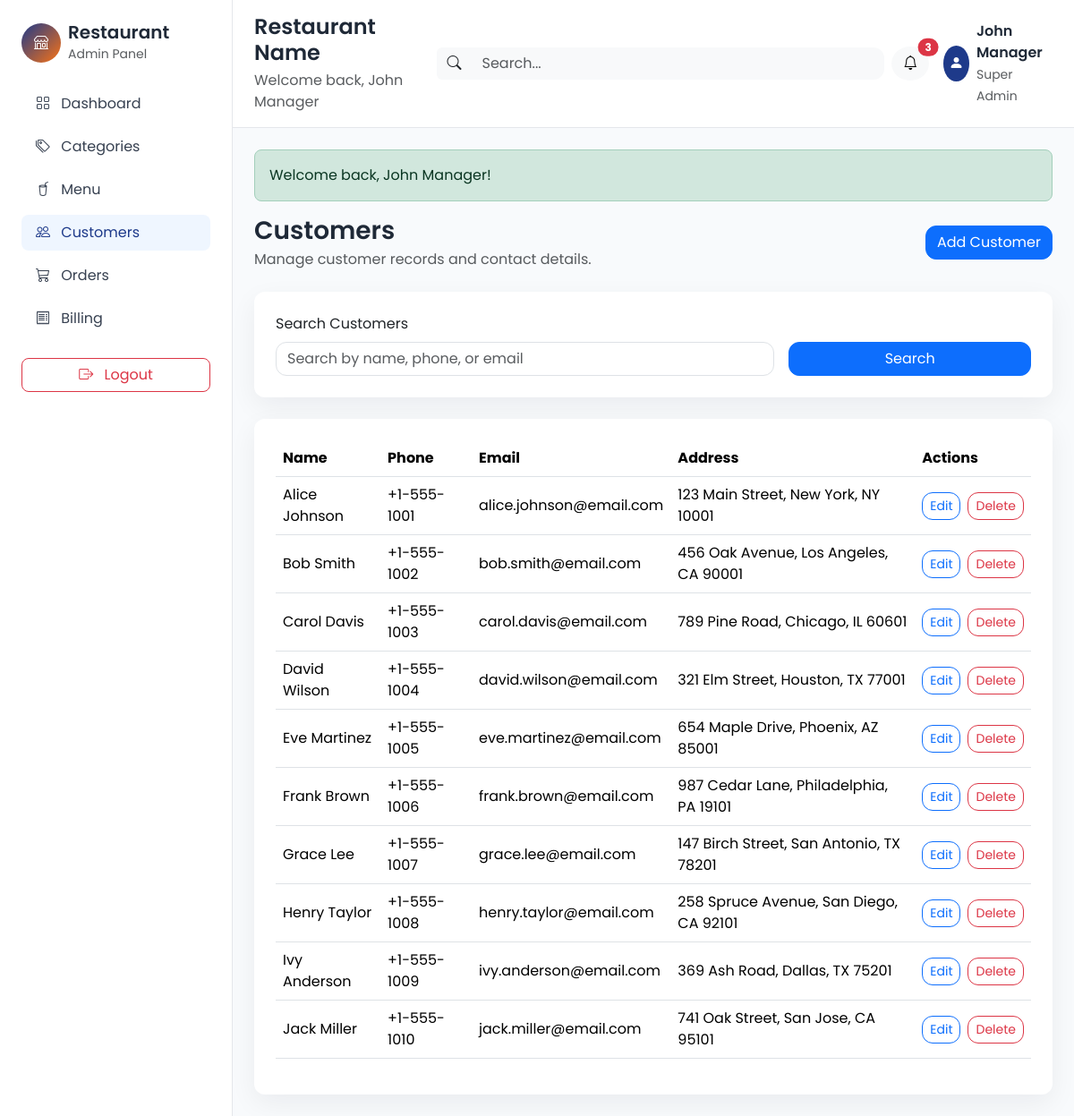
Page /pages/customers/view_customers.php (signed in) on the committed database.
### tables this page shows
CREATE TABLE IF NOT EXISTS customers (
    id INT AUTO_INCREMENT PRIMARY KEY,
    full_name VARCHAR(100) NOT NULL,
    phone VARCHAR(20) DEFAULT NULL,
    email VARCHAR(100) DEFAULT NULL,
    address TEXT DEFAULT NULL,
    created_at TIMESTAMP DEFAULT CURRENT_TIMESTAMP,
    updated_at TIMESTAMP DEFAULT CURRENT_TIMESTAMP ON UPDATE CURRENT_TIMESTAMP
);

### pages/customers/view_customers.php (the view, shortened to what this page needs)
<?php
require_once ROOT_PATH . 'includes/functions.php';
require_once ROOT_PATH . 'includes/header.php';
$searchTerm = trim($_GET['search'] ?? '');
$page = max(1, (int) ($_GET['page'] ?? 1));
$perPage = 10;
$connection = getDbConnection();
$offset = ($page - 1) * $perPage;
$listSql = 'SELECT id, full_name, phone, email, address, created_at FROM customers WHERE 1=1';
$listParams = [];
$listTypes = '';
$listSql .= ' ORDER BY created_at DESC LIMIT ? OFFSET ?';
$listParams[] = $perPage;
$listParams[] = $offset;
$listTypes .= 'ii';
$listStatement = $connection->prepare($listSql);
if (!empty($listParams)) {
    $listReferences = [];
    foreach ($listParams as &$value) {
        $listReferences[] = &$value;
    }
    array_unshift($listReferences, $listTypes);
    call_user_func_array([$listStatement, 'bind_param'], $listReferences);
}
$listStatement->execute();
$listResult = $listStatement->get_result();
$customers = $listResult->fetch_all(MYSQLI_ASSOC);
?>
<div class="d-flex flex-column flex-md-row justify-content-between align-items-md-center mb-4 gap-3">
    <div>
        <h3 class="fw-semibold mb-1">Customers</h3>
        <p class="text-muted mb-0">Manage customer records and contact details.</p>
    </div>
    <a href="<?php echo BASE_URL; ?>/pages/customers/add_customer.php" class="btn btn-primary">Add Customer</a>
</div>
<div class="card p-4 mb-4">
    <form method="GET" class="row g-3 align-items-end">
        <div class="col-12 col-md-8">
            <label class="form-label">Search Customers</label>
            <input type="text" name="search" class="form-control" placeholder="Search by name, phone, or email" value="<?php echo htmlspecialchars($searchTerm); ?>">
        </div>
        <div class="col-12 col-md-4">
            <button type="submit" class="btn btn-primary w-100">Search</button>
        </div>
    </form>
</div>
<div class="card p-4">
    <?php if (empty($customers)): ?>
        <?php echo renderEmptyState('No customers yet', 'Add your first customer record to get started.'); ?>
    <?php else: ?>
        <div class="table-responsive">
            <table class="table align-middle">
                <thead>
                    <tr class="text-muted">
                        <th>Name</th>
                        <th>Phone</th>
                        <th>Email</th>
                        <th>Address</th>
                        <th>Actions</th>
                    </tr>
                </thead>
                <tbody>
                    <?php foreach ($customers as $customer): ?>
                        <tr>
                            <td><?php echo htmlspecialchars($customer['full_name']); ?></td>
                            <td><?php echo htmlspecialchars($customer['phone'] ?? ''); ?></td>
                            <td><?php echo htmlspecialchars($customer['email'] ?? ''); ?></td>
                            <td><?php echo htmlspecialchars($customer['address'] ?? ''); ?></td>
                            <td>
                                <div class="d-flex gap-2">
                                    <a href="<?php echo BASE_URL; ?>/pages/customers/edit_customer.php?id=<?php echo (int) $customer['id']; ?>" class="btn btn-sm btn-outline-primary">Edit</a>
                                    <form method="POST" action="<?php echo BASE_URL; ?>/pages/customers/delete_customer.php" onsubmit="return confirm('Delete this customer?');">
                                        <button type="submit" class="btn btn-sm btn-outline-danger">Delete</button>
                                    </form>
                                </div>
                            </td>
                        </tr>
                    <?php endforeach; ?>
                </tbody>
            </table>
        </div>
    <?php endif; ?>
</div>
<?php require_once ROOT_PATH . 'includes/footer.php'; ?>

### assets/css/styles.css (style rules this page uses)
body { font-family: 'Poppins', sans-serif; background-color: #F8FAFC; color: #1F2937; }
.card { border: 0; border-radius: 12px; box-shadow: 0 10px 30px rgba(15, 23, 42, 0.06); }
.btn { border-radius: 12px; }
.form-control, .form-select { border-radius: 12px; }

### rows in the picture
customers: full_name "Alice Johnson", phone "+1-555-1001", email "alice.johnson@email.com", address "123 Main Street, New York, NY 10001"
customers: full_name "Bob Smith", phone "+1-555-1002", email "bob.smith@email.com", address "456 Oak Avenue, Los Angeles, CA 90001"
customers: full_name "Carol Davis", phone "+1-555-1003", email "carol.davis@email.com", address "789 Pine Road, Chicago, IL 60601"
customers: full_name "David Wilson", phone "+1-555-1004", email "david.wilson@email.com", address "321 Elm Street, Houston, TX 77001"
customers: full_name "Eve Martinez", phone "+1-555-1005", email "eve.martinez@email.com", address "654 Maple Drive, Phoenix, AZ 85001"
customers: full_name "Frank Brown", phone "+1-555-1006", email "frank.brown@email.com", address "987 Cedar Lane, Philadelphia, PA 19101"
customers: full_name "Grace Lee", phone "+1-555-1007", email "grace.lee@email.com", address "147 Birch Street, San Antonio, TX 78201"
customers: full_name "Henry Taylor", phone "+1-555-1008", email "henry.taylor@email.com", address "258 Spruce Avenue, San Diego, CA 92101"
customers: full_name "Ivy Anderson", phone "+1-555-1009", email "ivy.anderson@email.com", address "369 Ash Road, Dallas, TX 75201"
customers: full_name "Jack Miller", phone "+1-555-1010", email "jack.miller@email.com", address "741 Oak Street, San Jose, CA 95101"

### other values in the picture
$adminName "John Manager"
$flash['message'] "Welcome back, John Manager!"
